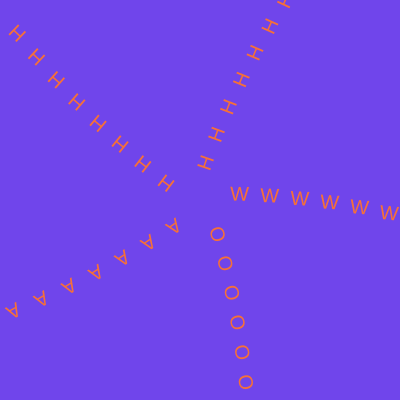
Frame 1 (no input)
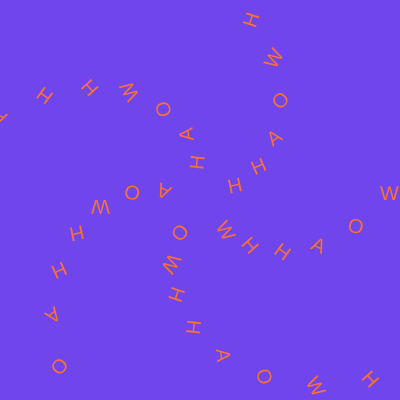
Frame 60 (no input)
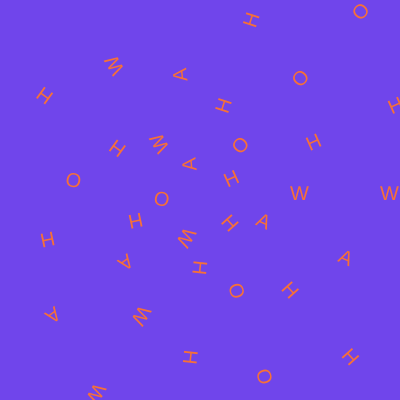
Frame 120 (the mouse pressed at the canvas centre since frame 60)

The p5.js sketch that drew these frames (run headless with seeded random() and noise() and a simulated clock; from frame 60 on, the mouse is pressed at the canvas centre):

// p5.js sketch
// ── sketch.js
//p5.js= https://editor.p5js.org/kairicabais/sketches/yFFVWs1uT

//rotating text typography. string variable of text sentence "WOAHH"
let sentence = "WOAHH";
let texts = []; let num = 8; //no. of type instances
let rInc = 30; //increment of r(radius) size for each instance


function setup() {
  createCanvas(400, 400);

  //angle mode to degrees, so all angle calculations in the sketch will be in degrees rather than radians.
  angleMode(DEGREES);
  
  //rotations of the letters
  for (let i=0; i<num; i++) {
    let r = rInc * (i + 1);
    texts[i] = new Type(sentence, r);
  } 
}

//first layer of letters in a circle rotating.
function draw() {
  background(112, 69, 235);
//move the origin of the canvas to the center (from the top-left corner) for easier positioning of the circular text
  translate(width/2, height/2);
  
  for (let i=0; i<num; i++) {
    texts[i].update();
    texts[i].display();
  }
}

// ── type.js
//contructor method to set arguments for this class Type.
class Type {
    constructor(sentence, r){
      this.sentence = sentence;
  // Splits the sentence string into an array of individual characters and assigns it to this.sentenceArray. This will be used to draw each character separately.
      this.sentenceArray = this.sentence.split("");
      this.r = r //radius of the circle on which the text will be displayed.
      this.angle = 0; 
   
  // calculates the previous locations of x,y based on r and angle
      this.x = this.r * cos(this.angle);
      this.y = this.r * sin(this.angle);
    }
    
  //update the state of the object. This.angle icreases the angle property by 1 degree on each call. This will create the rotation effect. 
    update(){
      this.angle += 1;
    }
    
  //draw the text on the canvas
    display() {
      textSize(20);
      noStroke();
      fill(246, 112, 56)
      rotate(this.angle);
      for (let i=0; i<this.sentenceArray.length; i++) {
  //push() saves the current drawing style settings and transformations. This allows us to revert to them later with pop().
      push()
      let startingAngle = 360 / this.sentenceArray.length * i;
      rotate(startingAngle);
      text(this.sentenceArray[i], this.x, this.y);
  // pop() ensures that the rotation for each character is independent
      pop()
    }
      
    }
  }
